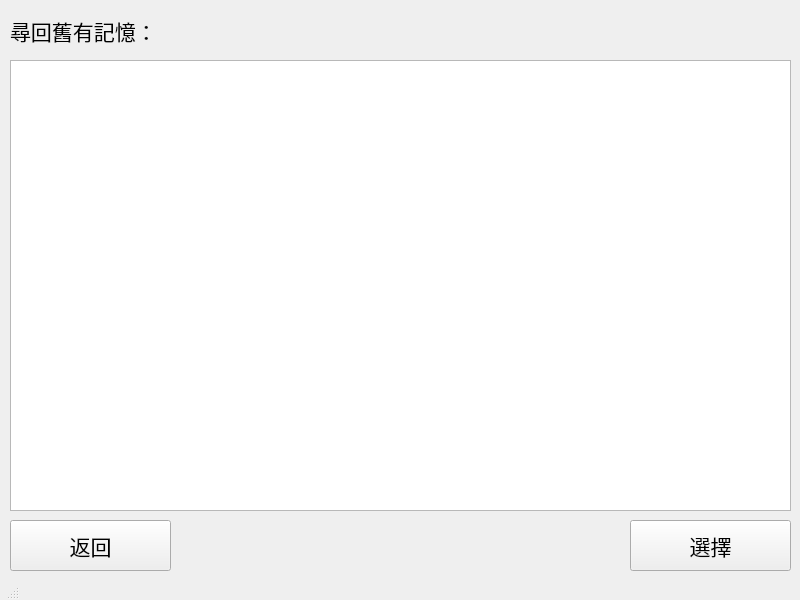
<?xml version="1.0" encoding="UTF-8"?>
<ui version="4.0">
 <class>OldMemoryWindow</class>
 <widget class="QMainWindow" name="OldMemoryWindow">
  <property name="geometry">
   <rect>
    <x>0</x>
    <y>0</y>
    <width>800</width>
    <height>600</height>
   </rect>
  </property>
  <property name="minimumSize">
   <size>
    <width>800</width>
    <height>600</height>
   </size>
  </property>
  <property name="maximumSize">
   <size>
    <width>800</width>
    <height>600</height>
   </size>
  </property>
  <property name="windowTitle">
   <string>小島生存 - 尋回舊有記憶</string>
  </property>
  <widget class="QWidget" name="centralwidget">
   <widget class="QListWidget" name="listWidget">
    <property name="geometry">
     <rect>
      <x>10</x>
      <y>60</y>
      <width>781</width>
      <height>451</height>
     </rect>
    </property>
    <property name="font">
     <font>
      <pointsize>20</pointsize>
     </font>
    </property>
   </widget>
   <widget class="QPushButton" name="select_memory">
    <property name="geometry">
     <rect>
      <x>630</x>
      <y>520</y>
      <width>161</width>
      <height>51</height>
     </rect>
    </property>
    <property name="font">
     <font>
      <family>Microsoft JhengHei</family>
      <pointsize>16</pointsize>
     </font>
    </property>
    <property name="cursor">
     <cursorShape>ArrowCursor</cursorShape>
    </property>
    <property name="text">
     <string>選擇</string>
    </property>
   </widget>
   <widget class="QPushButton" name="back_to_home">
    <property name="geometry">
     <rect>
      <x>10</x>
      <y>520</y>
      <width>161</width>
      <height>51</height>
     </rect>
    </property>
    <property name="font">
     <font>
      <family>Microsoft JhengHei</family>
      <pointsize>16</pointsize>
     </font>
    </property>
    <property name="cursor">
     <cursorShape>ArrowCursor</cursorShape>
    </property>
    <property name="text">
     <string>返回</string>
    </property>
   </widget>
   <widget class="QLabel" name="label">
    <property name="geometry">
     <rect>
      <x>10</x>
      <y>10</y>
      <width>301</width>
      <height>41</height>
     </rect>
    </property>
    <property name="font">
     <font>
      <family>Microsoft JhengHei</family>
      <pointsize>16</pointsize>
     </font>
    </property>
    <property name="text">
     <string>尋回舊有記憶：</string>
    </property>
   </widget>
  </widget>
  <widget class="QMenuBar" name="menubar">
   <property name="geometry">
    <rect>
     <x>0</x>
     <y>0</y>
     <width>800</width>
     <height>20</height>
    </rect>
   </property>
  </widget>
  <widget class="QStatusBar" name="statusbar">
   <property name="sizePolicy">
    <sizepolicy hsizetype="Fixed" vsizetype="Fixed">
     <horstretch>0</horstretch>
     <verstretch>0</verstretch>
    </sizepolicy>
   </property>
  </widget>
 </widget>
 <resources/>
 <connections/>
</ui>
